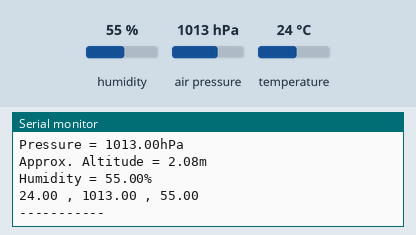
Bench run of a sketch on a simulated Arduino Uno, built with avr-gcc and run on an emulated ATmega328P. Parts: the last lines printed to the serial monitor. The test bench sets the inputs (shaded band); at power-on: humidity 55 %, air pressure 1013 hPa, temperature 24 °C.

Above: at 1.2 s.
1.3 s: humidity set to 22 %
4.0 s: air pressure set to 952 hPa
At 6.4 s:
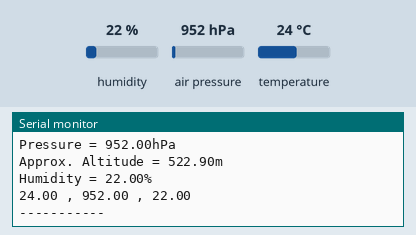
6.7 s: temperature set to 12 °C
At 11.7 s:
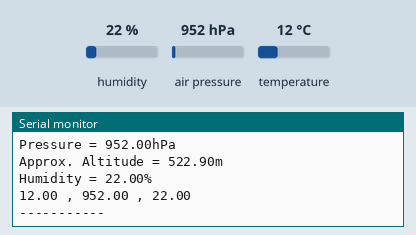

The sketch:

BME280.ino
```cpp
#include <Wire.h>
#include <Adafruit_BME280.h>

#define SEALEVELPRESSURE_HPA (1013.25)

Adafruit_BME280 bme;

void setup() {
  Serial.begin(9600);

  if (!bme.begin(0x76)) {
    Serial.println("Could not find a valid BME280 sensor, check wiring!");
    while (1);
  }
}

void loop() {
  Serial.print("Temperature = ");
  Serial.print(bme.readTemperature());
  Serial.println("*C");

  Serial.print("Pressure = ");
  Serial.print(bme.readPressure() / 100.0F);
  Serial.println("hPa");

  Serial.print("Approx. Altitude = ");
  Serial.print(bme.readAltitude(SEALEVELPRESSURE_HPA));
  Serial.println("m");

  Serial.print("Humidity = ");
  Serial.print(bme.readHumidity());
  Serial.println("%");

  Serial.print(bme.readTemperature());
  Serial.print(" , ");
  Serial.print(bme.readPressure() / 100.0F );
  Serial.print(" , ");
  Serial.println(bme.readHumidity());
  Serial.println("-----------");

  delay(5000);
}
```

Measured:
- after the input at 4.0 s, the serial monitor: prints a new line after 1.1 s (image 1)
- after the input at 6.7 s, the serial monitor: prints a new line after 3.4 s (image 2)
